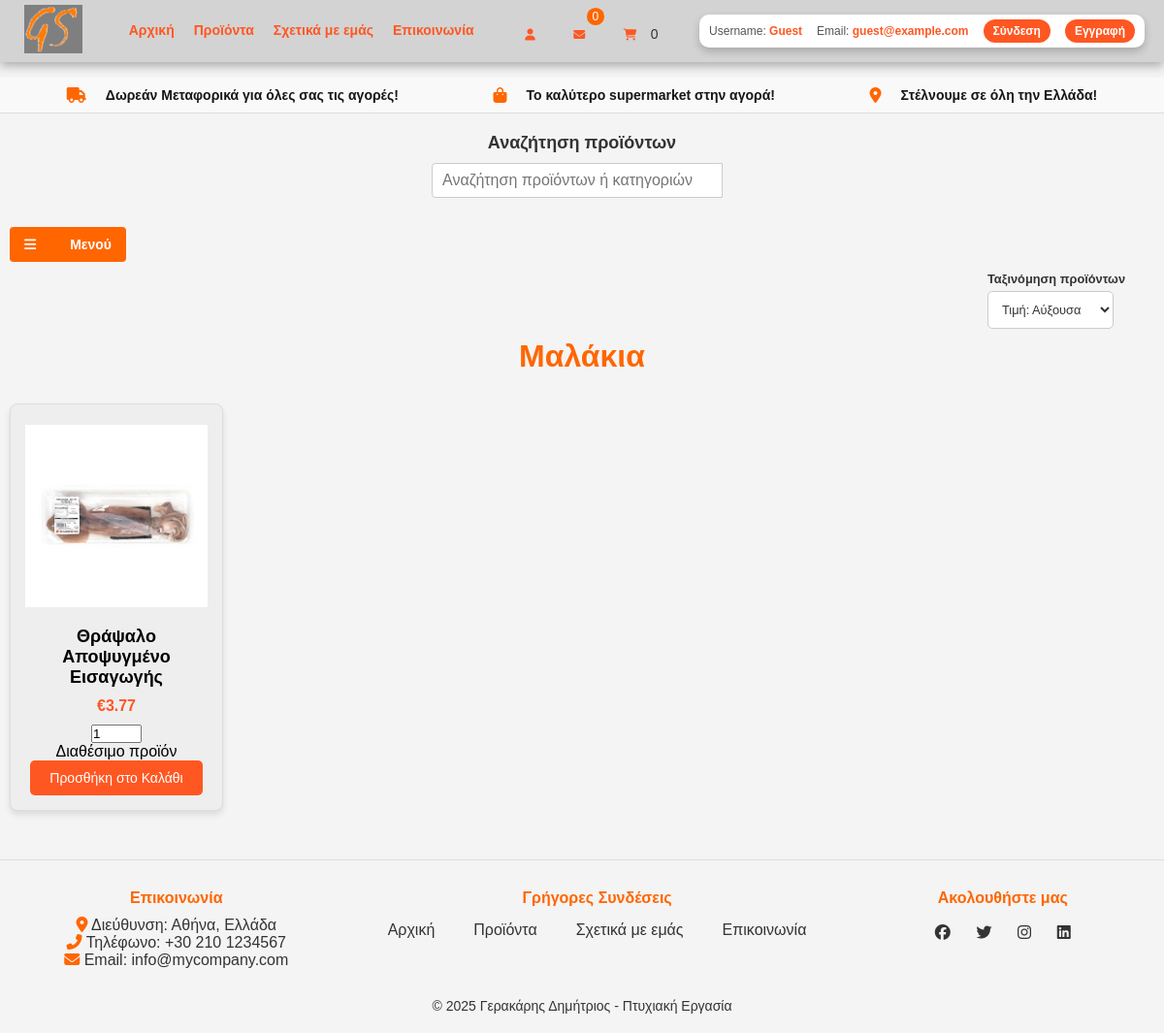
The page /malakia.php on the database its author committed.
### tables this page shows
CREATE TABLE `products` (
  `id` int(11) NOT NULL,
  `name` varchar(255) NOT NULL,
  `image` varchar(255) NOT NULL,
  `price` decimal(10,2) NOT NULL,
  `description` mediumtext DEFAULT NULL,
  `category` varchar(50) NOT NULL,
  `stock` int(11) NOT NULL DEFAULT 20
);

### malakia.php (the view, shortened to what this page needs)
<?php
include 'info_bar.php';
include 'search_component.php';
include 'menu.php';
$conn = new mysqli($host, $user, $password, $database);
$conn->set_charset("utf8mb4");
$sql = "SELECT id, name, image, price, description, stock FROM products WHERE category = 'malakia'";
include 'sort_component.php';
$result = $conn->query($sql);
?>
<html>
<head>
    <LINK REL="stylesheet" type="text/css" href="css/myCSS.css"/>
    <link rel="stylesheet" href="css/menu.css">
    <LINK REL="stylesheet" type="text/css" href="css/subCategoryCSS.css"/>
    <LINK REL="stylesheet" href="https://cdnjs.cloudflare.com/ajax/libs/font-awesome/6.6.0/css/all.min.css">
    <link rel="stylesheet" href="css/footer.css">
</head>
<body>
    <section id="Products">
        <h1>Μαλάκια</h1>
        <div class="products">
            <?php
            if ($result->num_rows > 0) {
                while($row = $result->fetch_assoc()) {
                    echo '<div class="product-item">';
                    echo '<img src="' . $row['image'] . '" alt="' . $row['name'] . '" class="product-img">';
                    echo '<h2>' . $row['name'] . '</h2>';
                    echo '<p class="price">€' . number_format($row['price'], 2) . '</p>';
                    echo '<input type="number" id="quantity_' . $row['id'] . '" value="1" min="1" max="' . $row['stock'] . '" class="quantity-input" oninput="checkStock(' . $row['id'] . ', ' . $row['stock'] . ')">';
                    if ($row['stock'] <= 0) {
                        echo '<p class="out-of-stock-title">Μη διαθέσιμο προϊόν</p>';
                        echo '<p class="out-of-stock" style="background-color:rgb(61, 61, 61); color: white; margin-left: 75px; margin-right: 75px;border: none; padding: 10px 20px; font-size: 14px; cursor: pointer; border-radius: 5px; transition: background-color 0.3s ease;">Μη διαθέσιμο προϊόν</p>';
                    } else {
                        echo '<p class="in-stock">Διαθέσιμο προϊόν</p>';
                        echo '<button class="add-to-cart" id="add-to-cart-' . $row['id'] . '" onclick="if(validateStock(' . $row['id'] . ', ' . $row['stock'] . ')) { addToCart(' . $row['id'] . ', ' . $row['price'] . '); }">Προσθήκη στο Καλάθι</button>';
                    }
                    echo '</div>';
                }
            } else {
                echo '<p>Δεν υπάρχουν προϊόντα στην κατηγορία αυτή.</p>';
            }
            ?>
        </div>
    </section>
</body>
</html>
<?php
include 'footer.php';
?>

### css/myCSS.css (style rules this page uses)
* { margin: 0; padding: 0; font-family: sans-serif; box-sizing: border-box; text-decoration: none; }
body { background: #f4f4f4; padding-top:80px; }
html { scroll-behavior: smooth; }
section { width: 100%; }
h1 { text-align: center; font-size: 2rem; color: #FF6600; margin-bottom: 20px; }

### css/footer.css (style rules this page uses)
html, body { height: 100%; margin: 0; display: flex; flex-direction: column; }

### css/menu.css (style rules this page uses)
section { width: 100%; }

### css/productsCSS.css (style rules this page uses)
.add-to-cart { background-color: #28a745; color: white; border: none; padding: 10px 20px; cursor: pointer; border-radius: 5px; transition: background-color 0.3s; }
@media (max-width: 1366px) { h1 { font-size: 24px; } }

### css/subCategoryCSS.css (style rules this page uses)
.products { display: flex; flex-wrap: wrap; justify-content: flex-start; flex-grow: 1; }
.product-item { width: calc(20% - 20px); margin: 10px; text-align: center; border: 1px solid #ddd; padding: 15px; border-radius: 8px; box-shadow: 0 4px 6px rgba(0,0,0,0.1); background-color: #eeeeef; }
.product-img { width: 100%; height: 200px; object-fit: contain; }
.product-item h2 { font-size: 18px; margin: 10px 0; }
.price { font-size: 16px; font-weight: bold; color: #FF5722; margin: 10px 0; }
.add-to-cart { background-color: #FF5722; color: white; border: none; padding: 10px 20px; font-size: 14px; cursor: pointer; border-radius: 5px; transition: background-color 0.3s ease; }

### rows shown on the page
products: image (picture), name "Θράψαλo Αποψυγμένo Εισαγωγής", price "3.77"

### other values the page prints
$messages_count "0"
$cart_count "0"
$_SESSION['user_name'] "Guest"
$_SESSION['user_email'] "guest@example.com"
